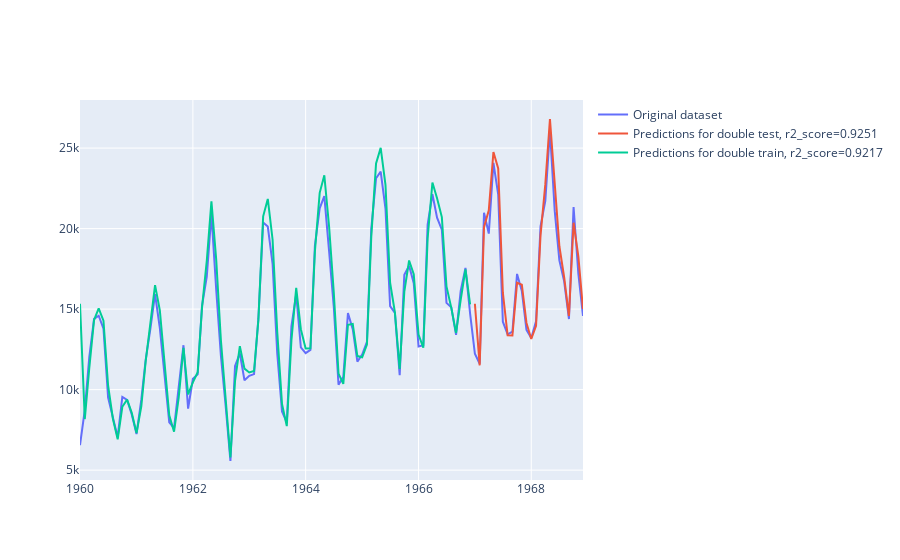

Write notebook code for a chart like this one.
### Markdown cell above
Задание №3
===
* Построить модели двойного и тройного экспоненциального сглаживания
* Так же, как и в предыдущем задании, посчитать метрики для train и test
* Построить график

### Code cell
s_train_2 = train.copy()
s_test_2 = test.copy()
s_train_22 = train.copy()

preds_test_2 = list()
preds_train_2 = list()

for i in range(len(test)):
    mod = ExponentialSmoothing(s_train_2, trend='mul')
    preds_test_2.append(mod.fit(smoothing_level=0.8).forecast(2).values[0])
    s_train_2 = pd.concat([s_train_2,s_test[i:i+2]])

for i in range(len(train)):
    mod = ExponentialSmoothing(s_train_22, trend='mul')
    preds_train_2.append(mod.fit(smoothing_level=0.8).forecast(2).values[0])
    s_train_22 = pd.concat([s_train_22, s_train_22[i:i+2]])
    
test_score_2 = round(r2_score(test, preds_test_2),4)
train_score_2 = round(r2_score(train, preds_train_2),4)

trace1 = Scatter(x=s.index,y=s.values,name='Original dataset')
trace2 = Scatter(x=test.index,y=preds_test_2, name = f'Predictions for double test, r2_score={test_score_2}')
trace3 = Scatter(x=train.index, y=preds_train_2, name = f'Predictions for double train, r2_score={train_score_2}')

iplot(Figure(data=[trace1, trace2, trace3]))
